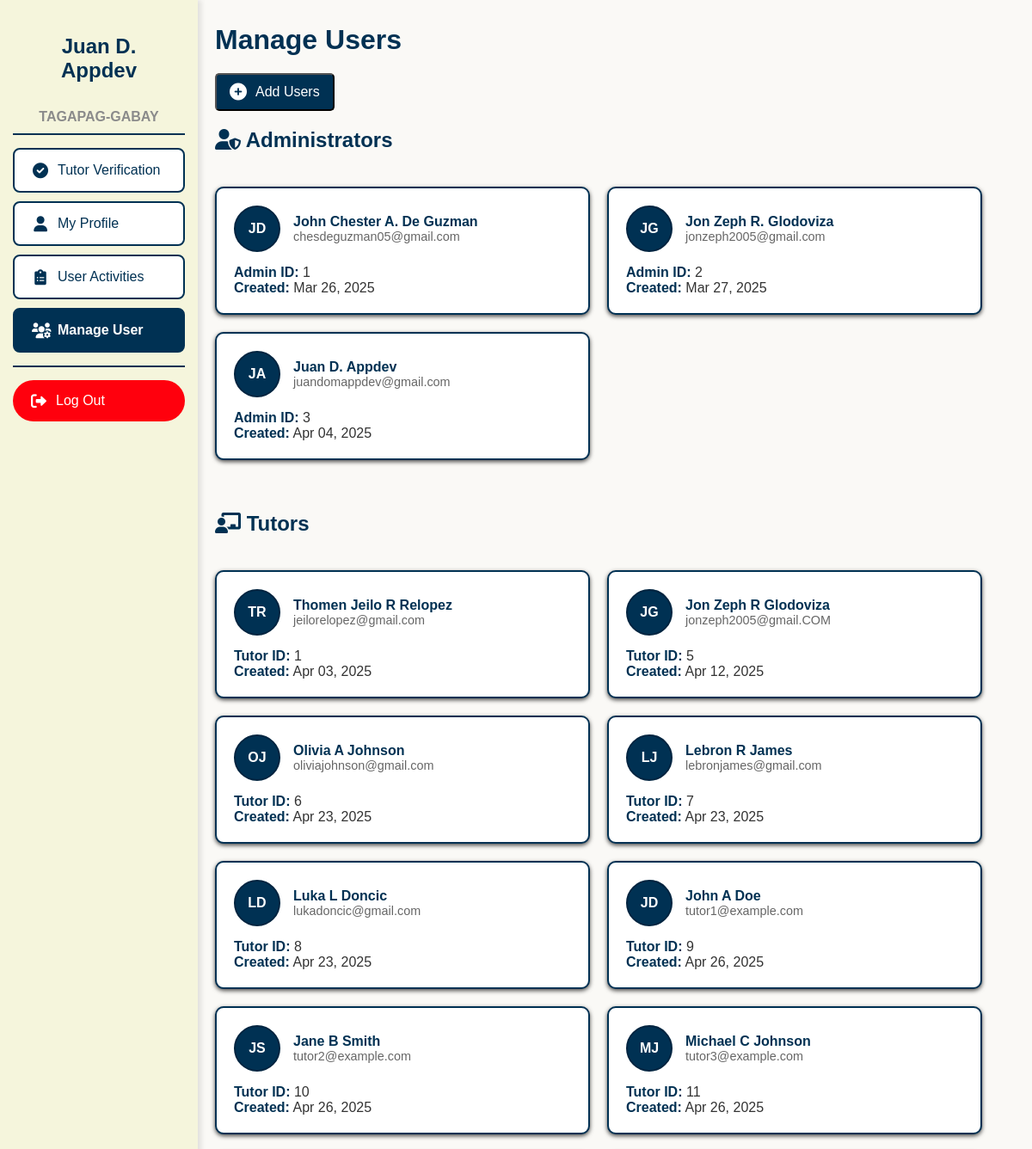
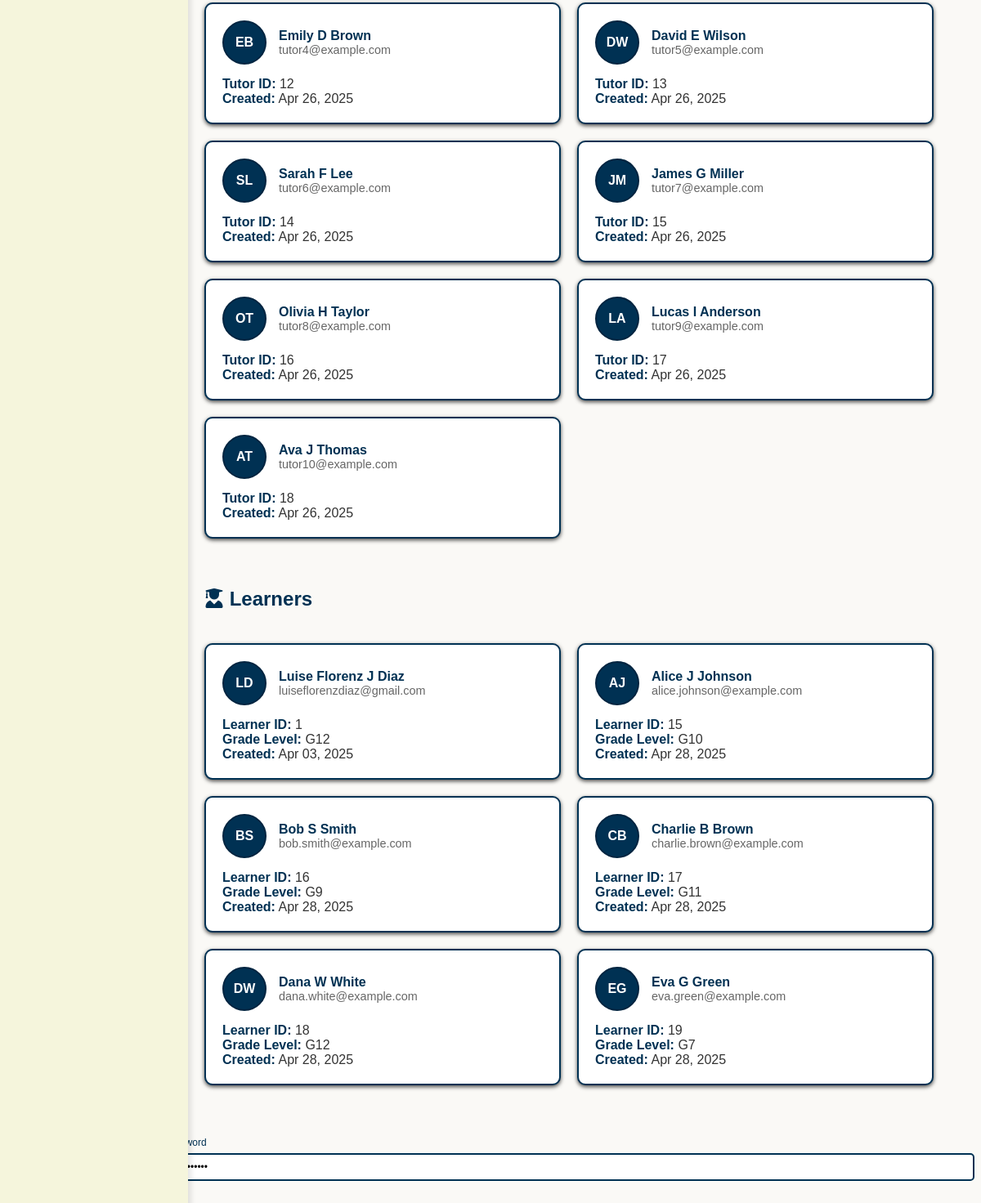
The app's page /ADMIN/AdminPHP/manageUser.php (signed in) with its own data (2 pictures, top to bottom).
### tables this page shows
CREATE TABLE `tutor` (
  `tutor_id` int(11) NOT NULL,
  `email` varchar(255) NOT NULL,
  `password` varchar(255) NOT NULL,
  `first_name` varchar(100) NOT NULL,
  `middle_initial` char(1) DEFAULT NULL,
  `last_name` varchar(100) NOT NULL,
  `birthdate` date NOT NULL,
  `profile_picture` varchar(255) DEFAULT NULL,
  `educational_attainment` enum('Junior High School Graduate','Senior High School Graduate','College Undergraduate','Associate''s Degree','Bachelor''s Degree','Master''s Degree','Doctoral Degree') DEFAULT NULL,
  `years_of_experience` enum('Less than 1 year','1-3 years','4-6 years','7+ years') DEFAULT 'Less than 1 year',
  `diploma` varchar(255) DEFAULT NULL,
  `other_certificates` varchar(255) DEFAULT NULL,
  `rate_per_hour` decimal(10,2) DEFAULT NULL,
  `rate_per_session` decimal(10,2) DEFAULT NULL,
  `num_bookings` int(11) DEFAULT 0,
  `average_rating` decimal(3,2) DEFAULT NULL,
  `status` enum('N/A','For Verification','Verified','Unverified') NOT NULL DEFAULT 'N/A',
  `reset_token` varchar(64) DEFAULT NULL,
  `reset_token_expires` datetime DEFAULT NULL,
  `created_at` timestamp NOT NULL DEFAULT current_timestamp(),
  `updated_at` timestamp NOT NULL DEFAULT current_timestamp() ON UPDATE current_timestamp()
);

CREATE TABLE `learner` (
  `learner_id` int(11) NOT NULL,
  `email` varchar(255) NOT NULL,
  `password` varchar(255) NOT NULL,
  `first_name` varchar(100) NOT NULL,
  `middle_initial` char(1) DEFAULT NULL,
  `last_name` varchar(100) NOT NULL,
  `birthdate` date NOT NULL,
  `profile_picture` varchar(255) DEFAULT NULL,
  `school_affiliation` varchar(255) DEFAULT NULL,
  `grade_level` enum('N/A','G7','G8','G9','G10','G11','G12') NOT NULL,
  `strand` enum('N/A','STEM','ABM','HUMSS','GAS') NOT NULL DEFAULT 'N/A',
  `reset_token` varchar(64) DEFAULT NULL,
  `reset_token_expires` datetime DEFAULT NULL,
  `created_at` timestamp NOT NULL DEFAULT current_timestamp(),
  `updated_at` timestamp NOT NULL DEFAULT current_timestamp() ON UPDATE current_timestamp()
);

### ADMIN/AdminPHP/manageUser.php (the view, shortened to what this page needs)
<?php
require_once __DIR__ . '/../AdminAPI/addUsers.php';
$admin_query = "SELECT * FROM admin";
$admin_result = $conn->query($admin_query);
$admins = [];
if ($admin_result->num_rows > 0) {
    while($row = $admin_result->fetch_assoc()) {
        $admins[] = $row;
    }
}
$tutor_query = "SELECT * FROM tutor";
$tutor_result = $conn->query($tutor_query);
$tutors = [];
if ($tutor_result->num_rows > 0) {
    while($row = $tutor_result->fetch_assoc()) {
        $tutors[] = $row;
    }
}
$learner_query = "SELECT * FROM learner";
$learner_result = $conn->query($learner_query);
$learners = [];
if ($learner_result->num_rows > 0) {
    while($row = $learner_result->fetch_assoc()) {
        $learners[] = $row;
    }
}
?>
<!DOCTYPE html>
<html lang="en">
<head>
    <link href="https://cdnjs.cloudflare.com/ajax/libs/font-awesome/6.0.0-beta3/css/all.min.css" rel="stylesheet">
    <link rel="stylesheet" href="../AdminCSS/manageUsers.css">
</head>
<body>
    <div class="sidebar">
        <h2 class="admin-name">
            <?php
            echo $_SESSION['first_name'] . ' ' . $_SESSION['middle_initial'] . '<br>' . $_SESSION['last_name'];
            ?>
        </h2>
        <h3 class="sidebar-label">TAGAPAG-GABAY</h3>
        <div class="separator"></div>
        <form action="tutorVerification.php" method="GET">
            <button type="submit" class="btn"><i class="fas fa-check-circle"></i>Tutor Verification</button>
        </form>
        <form action="admin_dashboard.php" method="GET">
            <button type="submit" class="btn"><i class="fas fa-user"></i>My Profile</button>
        </form>
        <form action="userActivities.php" method="GET">
            <button type="submit" class="btn"><i class="fas fa-clipboard-list"></i>User Activities</button>
        </form>
        <form action="manageUser.php" method="GET">
            <button type="submit" class="btn active"><i class="fas fa-users-cog"></i>Manage User</button>
        </form>
        <div class="separator"></div>
        <form action="/iskol4rx/api/logout.php" method="POST" style="margin: 0;">
            <button type="submit" class="btn logout-btn">
                <i class="fas fa-sign-out-alt"></i> Log Out
            </button>
        </form>
    </div>
    <div class="header-container">
        <div class="header-btn">
            <h1 class="label-top">Manage Users</h1>
        </div>
        <button type="button" class="header-btn" id="addUserBtn"><i class="fas fa-circle-plus"></i> Add Users</button>
    </div>
    <div class="user-type-section">
        <h2 class="user-type-title"><i class="fas fa-user-shield"></i> Administrators</h2>
        <div class="user-grid">
            <?php foreach ($admins as $admin): ?>
            <div class="user-card">
                <div class="user-header">
                    <div class="user-avatar">
                        <?php echo substr($admin['first_name'], 0, 1) . substr($admin['last_name'], 0, 1); ?>
                    </div>
                    <div>
                        <div class="user-name"><?php echo $admin['first_name'] . ' ' . $admin['middle_initial'] . ' ' . $admin['last_name']; ?></div>
                        <div class="user-email"><?php echo $admin['email']; ?></div>
                    </div>
                </div>
                <div class="user-details">
                    <div><strong>Admin ID:</strong> <?php echo $admin['admin_id']; ?></div>
                    <div><strong>Created:</strong> <?php echo date('M d, Y', strtotime($admin['created_at'])); ?></div>
                </div>
            </div>
            <?php endforeach; ?>
        </div>
    </div>
    <div class="user-type-section">
        <h2 class="user-type-title"><i class="fas fa-chalkboard-teacher"></i> Tutors</h2>
        <div class="user-grid">
            <?php foreach ($tutors as $tutor): ?>
            <div class="user-card">
                <div class="user-header">
                    <div class="user-avatar">
                        <?php echo substr($tutor['first_name'], 0, 1) . substr($tutor['last_name'], 0, 1); ?>
                    </div>
                    <div>
                        <div class="user-name"><?php echo $tutor['first_name'] . ' ' . $tutor['middle_initial'] . ' ' . $tutor['last_name']; ?></div>
                        <div class="user-email"><?php echo $tutor['email']; ?></div>
                    </div>
                </div>
                <div class="user-details">
                    <div><strong>Tutor ID:</strong> <?php echo $tutor['tutor_id']; ?></div>
                    <div><strong>Created:</strong> <?php echo date('M d, Y', strtotime($tutor['created_at'])); ?></div>
                </div>
            </div>
            <?php endforeach; ?>
        </div>
    </div>
    <div class="user-type-section">
        <h2 class="user-type-title"><i class="fas fa-user-graduate"></i> Learners</h2>
        <div class="user-grid">
            <?php foreach ($learners as $learner): ?>
            <div class="user-card">
                <div class="user-header">
                    <div class="user-avatar">
                        <?php echo substr($learner['first_name'], 0, 1) . substr($learner['last_name'], 0, 1); ?>
                    </div>
                    <div>
                        <div class="user-name"><?php echo $learner['first_name'] . ' ' . $learner['middle_initial'] . ' ' . $learner['last_name']; ?></div>
                        <div class="user-email"><?php echo $learner['email']; ?></div>
                    </div>
                </div>
                <div class="user-details">
                    <div><strong>Learner ID:</strong> <?php echo $learner['learner_id']; ?></div>
                    <div><strong>Grade Level:</strong> <?php echo $learner['grade_level']; ?></div>
                    <div><strong>Created:</strong> <?php echo date('M d, Y', strtotime($learner['created_at'])); ?></div>
                </div>
            </div>
            <?php endforeach; ?>
        </div>
    </div>
    <div class="password-field">
  <label>Password</label>
  <input type="password" id="password" value="alvarez123" readonly>
  <span class="toggle-password" onclick="togglePassword()">
  </span>
</div>
</body>
</html>

### ADMIN/AdminCSS/manageUsers.css (style rules this page uses)
body { overflow: auto; margin-left: 200px; background-color: #FAF9F6; font-family: Arial, Helvetica, sans-ser }
.sidebar { position: fixed; top: 0; left: 0; height: 100%; width: 200px; background-color: #F5F5DC; padding: 20px 15px; display: flex; flex-direction: column; overflow-y: auto; box-shadow: 4px 0 6px rgba(0, 0, 0, 0.1); }
.admin-name { font-size: 1.5rem; color: #003153; font-weight: bold; text-align: center; margin-bottom: 15px; font-family: Arial, sans-serif; }
.sidebar-label { font-size: 1rem; color: #8B8B8B; text-align: center; margin-bottom: 0; font-family: Arial, sans-serif; }
.btn { width: 100%; padding: 15px; background-color: #FFFFFF; border: 2px solid #003153; color: #003153; text-align: left; font-size: 1rem; cursor: pointer; display: flex; align-items: center; padding-left: 20px; transition: background-color 0.3s ease, color 0.3s ease; border-radius: 8px; margin-top: 5px; margin-bottom: 5px; box-sizing: border-box; text-decoration: none; outline: none; }
.btn.active { background-color: #003153; color: white; font-weight: bold; }
.btn i { font-size: 18px; width: 20px; text-align: center; margin-right: 10px; }
.btn.active i { color: #fff; }
.separator { margin: 10px 0; border: none; border-top: 2px solid #003153; }
.logout-btn { background-color: #FF000D; color: white; border: none; border-radius: 50px; margin-bottom: auto; transition: background-color 0.3s ease; }
.header-container { display: flex; flex-direction: column; align-items: flex-start; gap: 0; padding-left: 50px; }
.header-btn { display: flex; align-items: center; justify-content: flex-start; margin-top: 20px; }
.label-top { font-size: 2rem; color: #003153; font-weight: bold; margin: 0; padding: 0; }
#addUserBtn { display: flex; align-items: center; justify-content: center; padding: 10px 15px; background-color: #003153; border-radius: 5px; color: #fff; font-size: 1rem; cursor: pointer; transition: background-color 0.3s ease, color 0.3s ease; }
#addUserBtn i { font-size: 20px; margin-right: 10px; color: #fff; }
label { margin-bottom: -15px; color: #003153; font-size: 12px; align-items: flex-start; width: 100%; }
input { padding: 15px 10px; border: 2px solid #003153; border-radius: 5px; font-size: 12px; width: 100%; box-sizing: border-box; margin-top: 5px; height: 20px; }

### ADMIN/AdminPHP/manageUser.php (style rules this page uses)
.user-grid { display: grid; grid-template-columns: repeat(auto-fill, minmax(300px, 1fr)); gap: 20px; padding: 20px 50px; margin-top: 20px; }
.user-card { background: white; border: 2px solid #003153; border-radius: 10px; padding: 20px; color: #333; box-shadow: 0 2px 5px rgba(0,0,0,0.7); transition: all 0.3s ease; }
.user-header { display: flex; align-items: center; margin-bottom: 15px; }
.user-avatar { width: 50px; height: 50px; border-radius: 50%; background-color: #003153; color: white; display: flex; align-items: center; justify-content: center; margin-right: 15px; font-weight: bold; border: 2px solid #002440; }
.user-name { font-weight: bold; color: #003153; }
.user-email { color: #666; font-size: 0.9em; }
.user-details div { color: #333; }
.user-details strong { color: #003153; }
.user-type-section { margin-bottom: 40px; }
.user-type-title { color: #003153; font-size: 1.5rem; margin-bottom: 15px; padding-left: 50px; }

### records on screen
tutor: first_name "T", last_name "R", first_name "Thomen Jeilo", middle_initial "R", last_name "Relopez", email "jeilorelopez@gmail.com", tutor_id "1", created_at "Apr 03, 2025"
tutor: first_name "J", last_name "G", first_name "Jon Zeph", middle_initial "R", last_name "Glodoviza", email "jonzeph2005@gmail.COM", tutor_id "5", created_at "Apr 12, 2025"
tutor: first_name "O", last_name "J", first_name "Olivia", middle_initial "A", last_name "Johnson", email "oliviajohnson@gmail.com", tutor_id "6", created_at "Apr 23, 2025"
tutor: first_name "L", last_name "J", first_name "Lebron", middle_initial "R", last_name "James", email "lebronjames@gmail.com", tutor_id "7", created_at "Apr 23, 2025"
tutor: first_name "L", last_name "D", first_name "Luka", middle_initial "L", last_name "Doncic", email "lukadoncic@gmail.com", tutor_id "8", created_at "Apr 23, 2025"
tutor: first_name "J", last_name "D", first_name "John", middle_initial "A", last_name "Doe", email "tutor1@example.com", tutor_id "9", created_at "Apr 26, 2025"
tutor: first_name "J", last_name "S", first_name "Jane", middle_initial "B", last_name "Smith", email "tutor2@example.com", tutor_id "10", created_at "Apr 26, 2025"
tutor: first_name "M", last_name "J", first_name "Michael", middle_initial "C", last_name "Johnson", email "tutor3@example.com", tutor_id "11", created_at "Apr 26, 2025"
tutor: first_name "E", last_name "B", first_name "Emily", middle_initial "D", last_name "Brown", email "tutor4@example.com", tutor_id "12", created_at "Apr 26, 2025"
tutor: first_name "D", last_name "W", first_name "David", middle_initial "E", last_name "Wilson", email "tutor5@example.com", tutor_id "13", created_at "Apr 26, 2025"
tutor: first_name "S", last_name "L", first_name "Sarah", middle_initial "F", last_name "Lee", email "tutor6@example.com", tutor_id "14", created_at "Apr 26, 2025"
tutor: first_name "J", last_name "M", first_name "James", middle_initial "G", last_name "Miller", email "tutor7@example.com", tutor_id "15", created_at "Apr 26, 2025"
tutor: first_name "O", last_name "T", first_name "Olivia", middle_initial "H", last_name "Taylor", email "tutor8@example.com", tutor_id "16", created_at "Apr 26, 2025"
tutor: first_name "L", last_name "A", first_name "Lucas", middle_initial "I", last_name "Anderson", email "tutor9@example.com", tutor_id "17", created_at "Apr 26, 2025"
tutor: first_name "A", last_name "T", first_name "Ava", middle_initial "J", last_name "Thomas", email "tutor10@example.com", tutor_id "18", created_at "Apr 26, 2025"
learner: first_name "L", last_name "D", first_name "Luise Florenz", middle_initial "J", last_name "Diaz", email "luiseflorenzdiaz@gmail.com", learner_id "1", grade_level "G12", created_at "Apr 03, 2025"
learner: first_name "A", last_name "J", first_name "Alice", middle_initial "J", last_name "Johnson", email "alice.johnson@example.com", learner_id "15", grade_level "G10", created_at "Apr 28, 2025"
learner: first_name "B", last_name "S", first_name "Bob", middle_initial "S", last_name "Smith", email "bob.smith@example.com", learner_id "16", grade_level "G9", created_at "Apr 28, 2025"
learner: first_name "C", last_name "B", first_name "Charlie", middle_initial "B", last_name "Brown", email "charlie.brown@example.com", learner_id "17", grade_level "G11", created_at "Apr 28, 2025"
learner: first_name "D", last_name "W", first_name "Dana", middle_initial "W", last_name "White", email "dana.white@example.com", learner_id "18", grade_level "G12", created_at "Apr 28, 2025"
learner: first_name "E", last_name "G", first_name "Eva", middle_initial "G", last_name "Green", email "eva.green@example.com", learner_id "19", grade_level "G7", created_at "Apr 28, 2025"

### other values on screen
$_SESSION['first_name'] "Juan"
$_SESSION['middle_initial'] "D."
$_SESSION['last_name'] "Appdev"
substr($admin['first_name'], 0, 1) "J"
substr($admin['last_name'], 0, 1) "D"
$admin['first_name'] "John Chester"
$admin['middle_initial'] "A."
$admin['last_name'] "De Guzman"
$admin['email'] "chesdeguzman05@gmail.com"
$admin['admin_id'] "1"
date('M d, Y', strtotime($admin['created_at'])) "Mar 26, 2025"
substr($admin['last_name'], 0, 1) "G"
$admin['first_name'] "Jon Zeph"
$admin['middle_initial'] "R."
$admin['last_name'] "Glodoviza"
